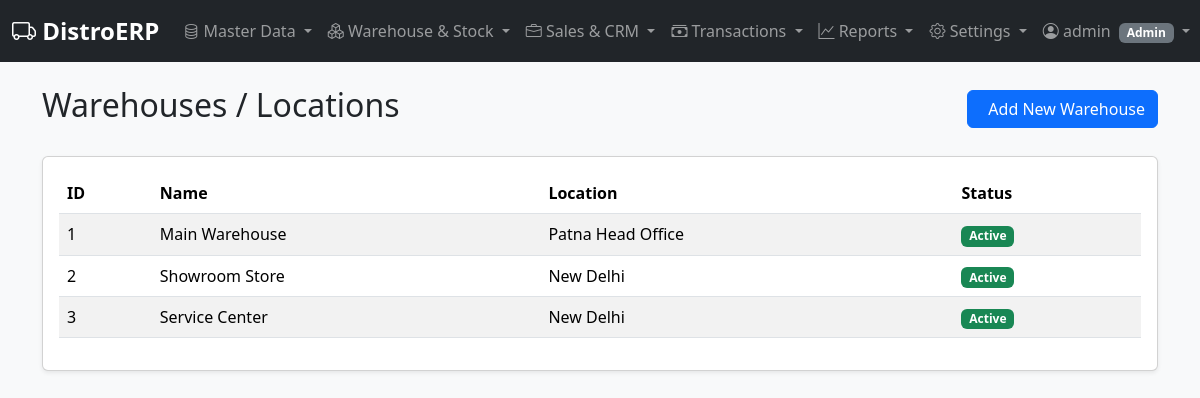
Screenshot of /warehouses (signed in) with the database file from the repository.
### erp/models.py (models this page shows, shortened)
class User(db.Model, UserMixin):
    id = db.Column(db.Integer, primary_key=True)
    username = db.Column(db.String(64), unique=True, nullable=False, index=True)
    password_hash = db.Column(db.String(128), nullable=False)
    role = db.Column(db.String(20), default='Sales', nullable=False) # Admin, Manager, Sales, Technician, Accountant

class Warehouse(db.Model):
    id = db.Column(db.Integer, primary_key=True)
    name = db.Column(db.String(50), unique=True, nullable=False)
    location = db.Column(db.String(200))

### erp/routes.py (the view)
@bp.route('/warehouses')
@login_required
def warehouses_list():
    warehouses = Warehouse.query.all()
    return render_template('warehouses_list.html', warehouses=warehouses)

### erp/templates/warehouses_list.html (shortened to what this page needs)
{% extends "base.html" %}
{% block content %}
<div class="container mt-4">
    <div class="d-flex justify-content-between align-items-center mb-4">
        <h1 class="h2">Warehouses / Locations</h1>
        <a href="{{ url_for('main.add_warehouse') }}" class="btn btn-primary">
            Add New Warehouse
        </a>
    </div>
    <div class="card">
        <div class="card-body">
            <div class="table-responsive">
                <table class="table table-striped">
                    <thead>
                        <tr>
                            <th>ID</th>
                            <th>Name</th>
                            <th>Location</th>
                            <th>Status</th>
                        </tr>
                    </thead>
                    <tbody>
                        {% for warehouse in warehouses %}
                        <tr>
                            <td>{{ warehouse.id }}</td>
                            <td>{{ warehouse.name }}</td>
                            <td>{{ warehouse.location or '-' }}</td>
                            <td><span class="badge bg-success">Active</span></td>
                        </tr>
                        {% endfor %}
                    </tbody>
                </table>
            </div>
        </div>
    </div>
</div>
{% endblock %}

### erp/templates/base.html (shortened to what this page needs)
<!DOCTYPE html>
<html lang="en">
  <head>
    <link
      href="https://cdn.jsdelivr.net/npm/bootstrap@5.3.2/dist/css/bootstrap.min.css"
      rel="stylesheet"
    />
    <link
      rel="stylesheet"
      href="https://cdn.jsdelivr.net/npm/bootstrap-icons@1.11.1/font/bootstrap-icons.css"
    />
  </head>
  <body>
    <nav class="navbar navbar-expand-lg navbar-dark bg-dark sticky-top">
      <div class="container-fluid">
        <a class="navbar-brand" href="{{ url_for('main.dashboard') }}">
          <i class="bi bi-truck"></i> DistroERP
        </a>
        <div class="collapse navbar-collapse" id="mainNav">
          <ul class="navbar-nav me-auto mb-2 mb-lg-0">
            <li class="nav-item dropdown">
              <a
                class="nav-link dropdown-toggle"
                href="#"
                role="button"
                data-bs-toggle="dropdown"
              >
                <i class="bi bi-database"></i> Master Data
              </a>
                {% if current_user.role in ['Admin', 'Manager', 'Sales'] %}
                </li>
                {% endif %}
              </ul>
            <li class="nav-item dropdown">
               <a class="nav-link dropdown-toggle" href="#" role="button" data-bs-toggle="dropdown">
                  <i class="bi bi-boxes"></i> Warehouse & Stock
               </a>
            </li>
            <li class="nav-item dropdown">
               <a class="nav-link dropdown-toggle" href="#" role="button" data-bs-toggle="dropdown">
                  <i class="bi bi-briefcase"></i> Sales & CRM
               </a>
            </li>
            <li class="nav-item dropdown">
              <a
                class="nav-link dropdown-toggle"
                href="#"
                role="button"
                data-bs-toggle="dropdown"
              >
                <i class="bi bi-cash-stack"></i> Transactions
              </a>
            </li>
            {% if current_user.role in ['Admin', 'Accountant'] %}
            <li class="nav-item dropdown">
              <a
                class="nav-link dropdown-toggle"
                href="#"
                role="button"
                data-bs-toggle="dropdown"
              >
                <i class="bi bi-graph-up"></i> Reports
              </a>
            </li>
            {% endif %}
            {% if current_user.role in ['Admin', 'Manager'] %}
            <li class="nav-item dropdown">
              <a
                class="nav-link dropdown-toggle"
                href="#"
                role="button"
                data-bs-toggle="dropdown"
              >
                <i class="bi bi-gear"></i> Settings
              </a>
            </li>
            {% endif %}
          <ul class="navbar-nav ms-auto">
            {% if current_user.is_authenticated %}
            <li class="nav-item dropdown">
              <a class="nav-link dropdown-toggle" href="#" role="button" data-bs-toggle="dropdown">
                <i class="bi bi-person-circle"></i> {{ current_user.username }}
                <span class="badge bg-secondary ms-1">{{ current_user.role }}</span>
              </a>
            </li>
            {% else %}
            <li class="nav-item">
              <a class="nav-link" href="{{ url_for('main.login') }}"><i class="bi bi-box-arrow-in-right"></i> Login</a>
            </li>
            {% endif %}
          </ul>
        </div>
      </div>
    </nav>
    <main class="container-fluid mt-4">
       {% block content %}{% endblock %}
    </main>
  </body>
</html>

### erp/templates/base.html (style rules this page uses)
body { background-color: #f8f9fa; }
.navbar-brand { font-weight: bold; font-size: 1.5rem; }
.card { box-shadow: 0 0.125rem 0.25rem rgba(0, 0, 0, 0.075); }
.table-responsive { max-height: 600px; overflow-y: auto; }

### rows the page displays
User: username "admin", role "Admin"
Warehouse: id "1", name "Main Warehouse", location "Patna Head Office"
Warehouse: id "2", name "Showroom Store", location "New Delhi"
Warehouse: id "3", name "Service Center", location "New Delhi"
